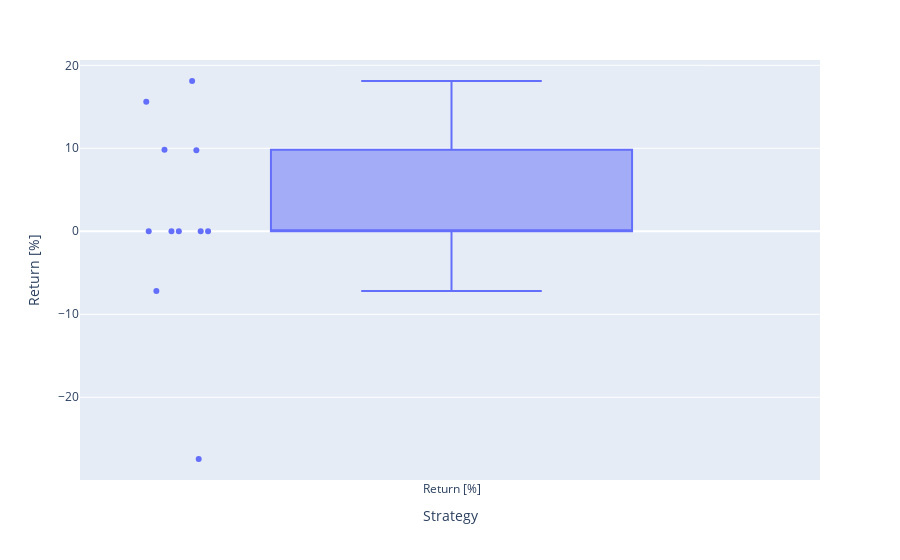

Source (notebook cell):
### Code cell
#取引ない月込み
fig = px.box(df["Return [%]"], points = "all")
fig.update_layout(
    xaxis_title = "Strategy",
    yaxis_title = "Return [%]"
)
fig.show()

### Figure 1 — Plotly figure (JSON) as saved in the notebook; plotly's stock layout.template omitted (floating-point values rounded to 4 significant figures)
{"data": [{"alignmentgroup": "True", "boxpoints": "all", "hovertemplate": "variable=%{x}<br>value=%{y}<extra></extra>", "legendgroup": "", "marker": {"color": "#636efa"}, "name": "", "notched": false, "offsetgroup": "", "orientation": "v", "showlegend": false, "type": "box", "x": ["Return [%]", "Return [%]", "Return [%]", "Return [%]", "Return [%]", "Return [%]", "Return [%]", "Return [%]", "Return [%]", "Return [%]", "Return [%]"], "x0": " ", "xaxis": "x", "y": [0, -7.186, 0, 9.775, 18.11, -27.44, 0, 0, 15.61, 9.822, 0], "y0": " ", "yaxis": "y"}], "layout": {"boxmode": "group", "legend": {"tracegroupgap": 0}, "margin": {"t": 60}, "xaxis": {"anchor": "y", "domain": [0, 1], "title": {"text": "Strategy"}}, "yaxis": {"anchor": "x", "domain": [0, 1], "title": {"text": "Return [%]"}}}}
